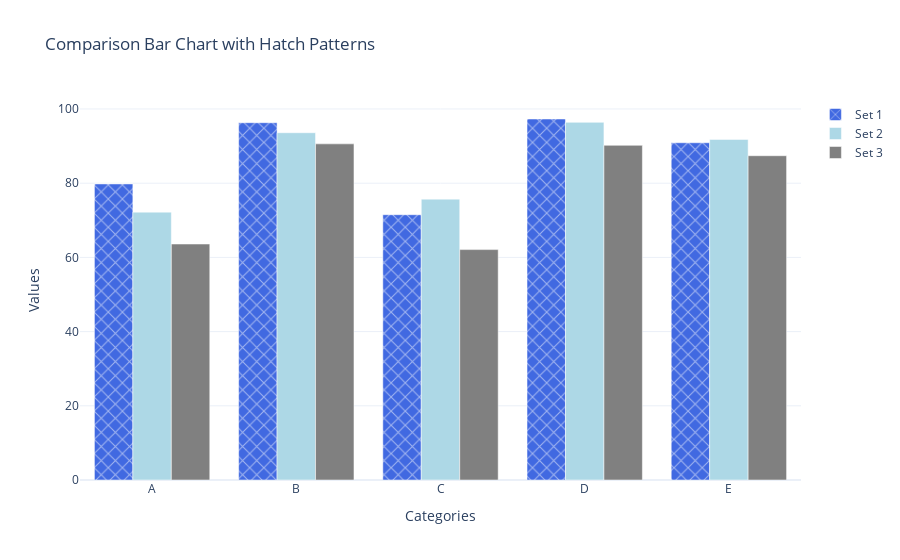

Here is the notebook cell this chart was saved with:
### Code cell
import plotly.graph_objects as go

# Sample data
categories = ['A', 'B', 'C', 'D', 'E']
values1 = [79.8, 96.3, 71.5, 97.3, 90.9]  # First dataset
values2 = [72.2, 93.6, 75.7, 96.4, 91.8]  # Second dataset
values3 = [63.6, 90.6, 62.1, 90.2, 87.4]  # Third dataset

# Create figure
fig = go.Figure()

# Add first bar set (with hatch pattern)
fig.add_trace(go.Bar(
    x=categories,
    y=values1,
    name='Set 1',
    marker=dict(color='royalblue', pattern_shape="x")
))

# Add second bar set
fig.add_trace(go.Bar(
    x=categories,
    y=values2,
    name='Set 2',
    marker=dict(color='lightblue')
))

# Add third bar set
fig.add_trace(go.Bar(
    x=categories,
    y=values3,
    name='Set 3',
    marker=dict(color='gray')
))

# Layout settings
fig.update_layout(
    barmode='group',  # Grouped bars
    title='Comparison Bar Chart with Hatch Patterns',
    xaxis_title='Categories',
    yaxis_title='Values',
    template='plotly_white'
)

# Show the figure
fig.show()

### Figure 1 — Plotly figure (JSON) as saved in the notebook; plotly's stock layout.template omitted (floating-point values rounded to 4 significant figures)
{"data": [{"marker": {"color": "royalblue", "pattern": {"shape": "x"}}, "name": "Set 1", "type": "bar", "x": ["A", "B", "C", "D", "E"], "y": [79.8, 96.3, 71.5, 97.3, 90.9]}, {"marker": {"color": "lightblue"}, "name": "Set 2", "type": "bar", "x": ["A", "B", "C", "D", "E"], "y": [72.2, 93.6, 75.7, 96.4, 91.8]}, {"marker": {"color": "gray"}, "name": "Set 3", "type": "bar", "x": ["A", "B", "C", "D", "E"], "y": [63.6, 90.6, 62.1, 90.2, 87.4]}], "layout": {"barmode": "group", "title": {"text": "Comparison Bar Chart with Hatch Patterns"}, "xaxis": {"title": {"text": "Categories"}}, "yaxis": {"title": {"text": "Values"}}}}
